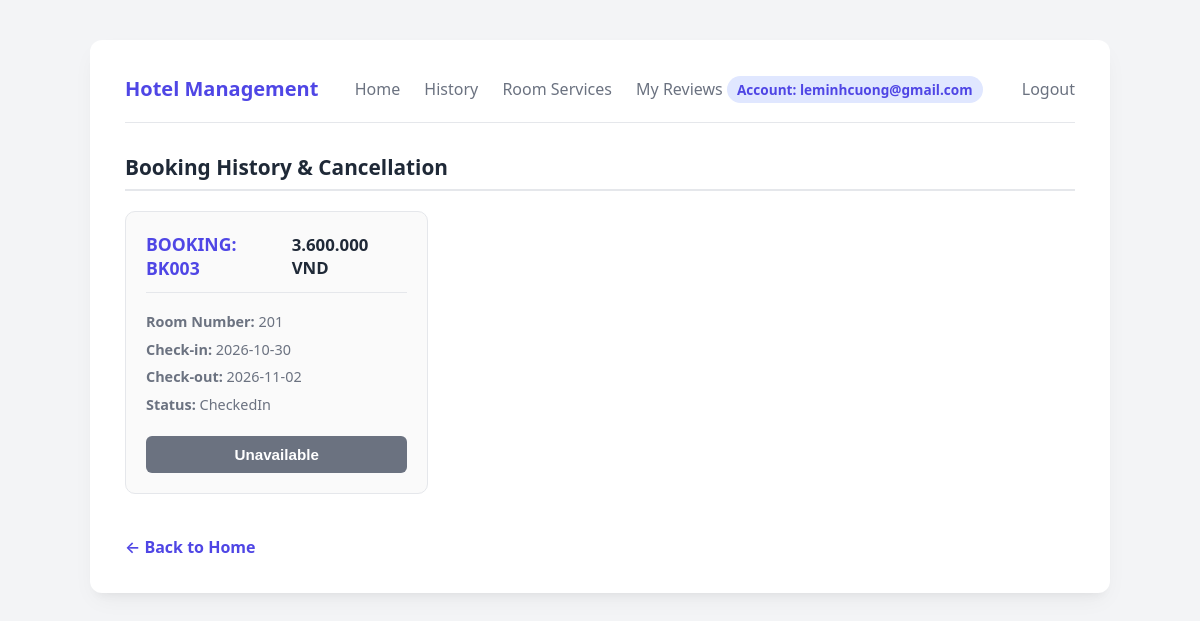
Screenshot of /Hotel_Management/index.php?action=history (signed in) with the database file from the repository.
### tables this page shows
CREATE TABLE Booking (
    bookingID VARCHAR(50) PRIMARY KEY,
    customerID VARCHAR(50) NOT NULL,
    roomNumber VARCHAR(50) NOT NULL,
    bookingDate DATETIME NOT NULL,
    checkInDate DATE NOT NULL,
    checkOutDate DATE NOT NULL,
    checkInDeadline DATETIME,
    actualCheckOutDate DATETIME,
    numberOfGuests INT NOT NULL,
    serviceCharge FLOAT DEFAULT 0,
    lateFee FLOAT DEFAULT 0,
    earlyCheckOutDeduction FLOAT DEFAULT 0,
    totalAmount FLOAT NOT NULL,
    isPaid BOOLEAN DEFAULT FALSE,
    status VARCHAR(50) NOT NULL,
    FOREIGN KEY (customerID) REFERENCES Customer(customerID),
    FOREIGN KEY (roomNumber) REFERENCES Room(roomNumber)
);

### Hotel_Management/controllers/CancelBookingController.php (called while the page is built, shortened)
<?php
class CancelBookingController {
    private $pdo;
    public function __construct($pdo) {
        $this->pdo = $pdo;
    }
    public function getCustomerBookings(string $customerID): array {
        $sql = "SELECT * FROM Booking WHERE customerID = ? ORDER BY bookingDate DESC";
        $stmt = $this->pdo->prepare($sql);
        $stmt->execute([$customerID]);
        return $stmt->fetchAll(PDO::FETCH_CLASS, 'Booking');
    }
}

### Hotel_Management/views/CancelBookingUI.php (the view, shortened to what this page needs)
<?php
class CancelBookingUI {
    private $controller;
    public function __construct($controller) {
        $this->controller = $controller;
    }
    public function openHistory(): void {
        $customerID = $_SESSION['customerID'] ?? '';
        $this->controller->autoCancelOverdueBookings();
        $bookings = $this->controller->getCustomerBookings($customerID);
        $this->displayBookingList($bookings);
    }
    public function displayBookingList(array $bookings): void {
        echo "<h3>Booking History & Cancellation</h3>";
        echo '<div class="room-grid">';
        foreach ($bookings as $booking) {
            $statusClass = '';
            echo '<div class="room-card">
                    <div class="room-card-header">
                        <h4>Booking: ' . htmlspecialchars($booking->bookingID) . '</h4>
                        <span class="room-price">' . number_format($booking->totalAmount, 0, ',', '.') . ' VND</span>
                    </div>
                    <div class="room-card-body">
                        <p><strong>Room Number:</strong> ' . htmlspecialchars($booking->roomNumber) . '</p>
                        <p><strong>Check-in:</strong> ' . htmlspecialchars($booking->checkInDate) . '</p>
                        <p><strong>Check-out:</strong> ' . htmlspecialchars($booking->checkOutDate) . '</p>
                        <p><strong>Status:</strong> <span style="' . $statusClass . '">' . htmlspecialchars($booking->status) . '</span></p>
                    </div>
                    <div class="room-card-footer">';
            if ($booking->status === 'AwaitingCheckIn') {
                $this->displayCancelButton($booking->bookingID);
            } else {
                echo '<button disabled style="background-color: var(--text-muted); cursor: not-allowed;">Unavailable</button>';
            }
            echo '</div>
                </div>';
        }
        echo '</div>';
        echo '<br><a href="index.php" class="back-link">&larr; Back to Home</a>';
    }
}

### Hotel_Management/assets/style.css (style rules this page uses)
:root { --primary-color: #4f46e5; --primary-hover: #4338ca; --bg-color: #f3f4f6; --card-bg: #ffffff; --text-main: #1f2937; --text-muted: #6b7280; --border-color: #e5e7eb; --success-color: #10b981; --error-color: #ef4444; }
body { font-family: 'Segoe UI', system-ui, -apple-system, sans-serif; background-color: var(--bg-color); color: var(--text-main); margin: 0; padding: 0; display: flex; justify-content: center; align-items: flex-start; min-height: 100vh; }
h2, h3, h4 { color: var(--text-main); margin-top: 0; }
h3 { font-size: 1.3rem; margin-bottom: 15px; border-bottom: 2px solid var(--border-color); padding-bottom: 8px; }
p { color: var(--text-muted); line-height: 1.5; }
button, .btn { background-color: var(--primary-color); color: white; padding: 10px 20px; border: none; border-radius: 6px; font-size: 0.95rem; font-weight: 600; cursor: pointer; text-decoration: none; display: inline-block; white-space: nowrap; transition: background-color 0.2s, transform 0.1s; }
.back-link { display: inline-block; margin-top: 20px; color: var(--primary-color); text-decoration: none; font-weight: 600; }
.room-grid { display: grid; grid-template-columns: repeat(auto-fill, minmax(280px, 1fr)); gap: 20px; margin-top: 20px; }
@media (min-width: 900px) { .room-grid { grid-template-columns: repeat(3, 1fr); } }
.room-card { background: #fafafa; border: 1px solid var(--border-color); border-radius: 10px; padding: 20px; display: flex; flex-direction: column; justify-content: space-between; transition: transform 0.2s, box-shadow 0.2s; }
.room-card-header { display: flex; justify-content: space-between; align-items: center; border-bottom: 1px solid var(--border-color); padding-bottom: 12px; margin-bottom: 12px; }
.room-card-header h4 { margin: 0; color: var(--primary-color); font-size: 1.1rem; text-transform: uppercase; }
.room-price { font-weight: 700; color: var(--text-main); font-size: 1.05rem; }
.room-card-body { margin-bottom: 15px; }
.room-card-body p { margin: 6px 0; font-size: 0.9rem; }
.room-card-footer button { width: 100%; text-align: center; }

### rows the page displays
booking: bookingID "BK003", totalAmount "3.600.000", roomNumber "201", checkInDate "2026-10-30", checkOutDate "2026-11-02", status "CheckedIn", shows "Unavailable"

### other values shown
$loggedUser "leminhcuong@gmail.com"
